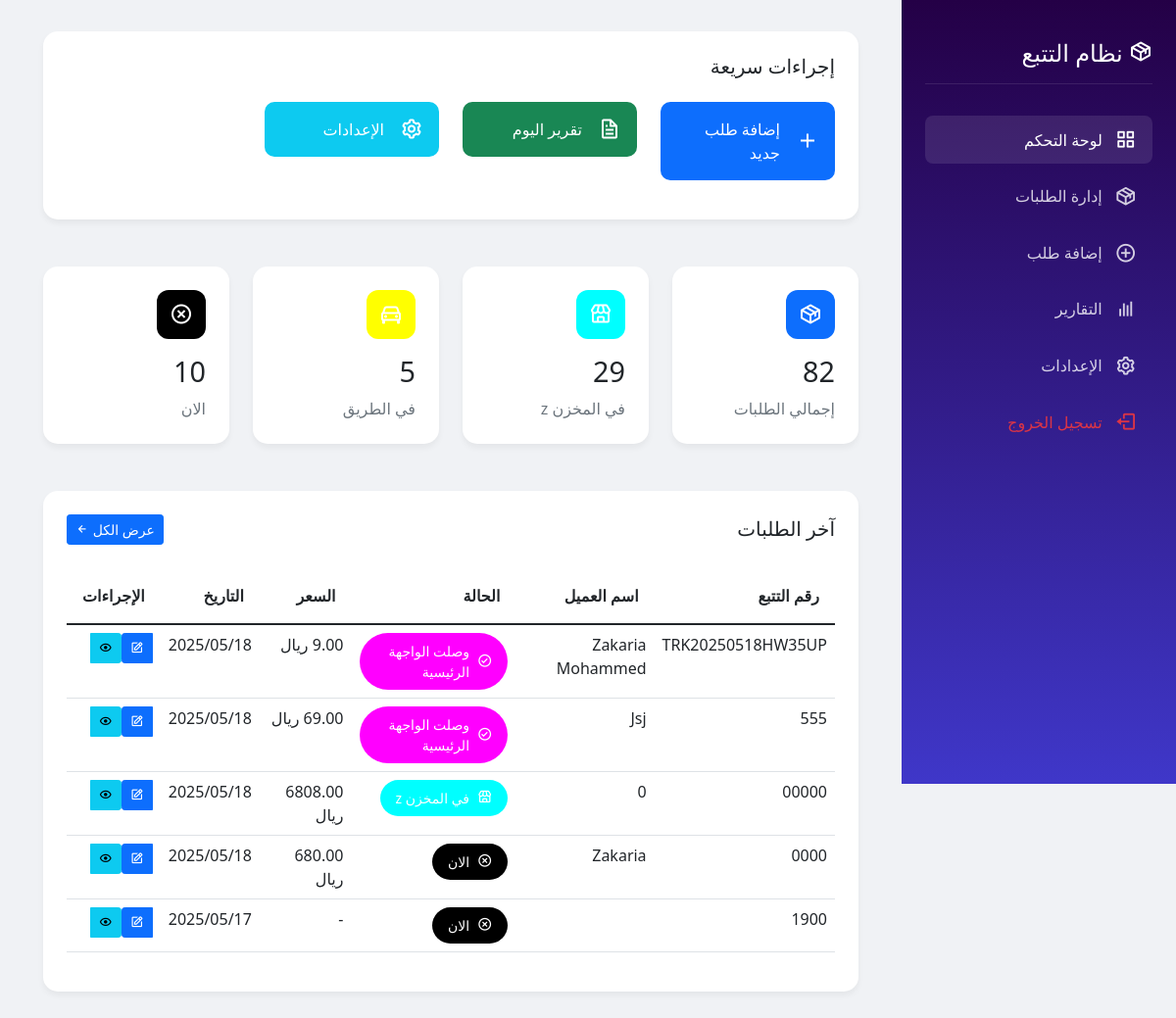
Screenshot of /admin/index.php (signed in) with the database file from the repository.
### tables this page shows
CREATE TABLE `order_statuses` (
  `id` int NOT NULL,
  `status_key` varchar(50) NOT NULL,
  `status_name` varchar(100) NOT NULL,
  `status_icon` varchar(50) DEFAULT NULL,
  `status_color` varchar(50) DEFAULT NULL,
  `is_active` tinyint(1) DEFAULT '1',
  `display_order` int DEFAULT '0'
);

CREATE TABLE `orders` (
  `id` int NOT NULL,
  `tracking_number` varchar(50) DEFAULT NULL,
  `customer_name` varchar(100) DEFAULT NULL,
  `barcode` varchar(100) DEFAULT NULL,
  `price` decimal(10,2) DEFAULT NULL,
  `show_price` tinyint(1) DEFAULT '1',
  `notes` text,
  `show_notes` tinyint(1) DEFAULT '1',
  `created_at` timestamp NULL DEFAULT CURRENT_TIMESTAMP,
  `updated_at` timestamp NULL DEFAULT CURRENT_TIMESTAMP ON UPDATE CURRENT_TIMESTAMP,
  `status` varchar(50) DEFAULT 'in_warehouse'
);

### admin/index.php (the view, shortened to what this page needs)
<?php
include '../config.php';
$stmt = $pdo->query("
    SELECT o.*, os.status_name, os.status_color, os.status_icon
    FROM orders o
    LEFT JOIN order_statuses os ON o.status = os.status_key
    ORDER BY o.created_at DESC
");
$orders = $stmt->fetchAll();
$active_statuses = $pdo->query("
    SELECT * FROM order_statuses
    WHERE is_active = 1
    ORDER BY display_order
")->fetchAll();
$status_counts = [];
foreach ($active_statuses as $status) {
    $status_counts[$status['status_key']] = 0;
}
foreach ($orders as $order) {
    if (isset($status_counts[$order['status']])) {
        $status_counts[$order['status']]++;
    }
}
?>
<!DOCTYPE html>
<html dir="rtl" lang="ar">
<head>
    <link href="https://cdn.jsdelivr.net/npm/bootstrap@5.1.3/dist/css/bootstrap.min.css" rel="stylesheet">
    <link href='https://unpkg.com/boxicons@2.1.4/css/boxicons.min.css' rel='stylesheet'>
</head>
<body>
    <div class="sidebar" id="sidebar">
        <div class="sidebar-brand">
            <h3><i class='bx bx-package'></i> نظام التتبع</h3>
        </div>
        <ul class="sidebar-menu">
            <li class="sidebar-menu-item">
                <a href="index.php" class="sidebar-menu-link active">
                    <i class='bx bx-grid-alt'></i>
                    لوحة التحكم
                </a>
            </li>
            <li class="sidebar-menu-item">
                <a href="orders.php" class="sidebar-menu-link">
                    <i class='bx bx-package'></i>
                    إدارة الطلبات
                </a>
            </li>
            <li class="sidebar-menu-item">
                <a href="add_order.php" class="sidebar-menu-link">
                    <i class='bx bx-plus-circle'></i>
                    إضافة طلب
                </a>
            </li>
            <li class="sidebar-menu-item">
                <a href="reports.php" class="sidebar-menu-link">
                    <i class='bx bx-bar-chart'></i>
                    التقارير
                </a>
            </li>
            <li class="sidebar-menu-item">
                <a href="settings.php" class="sidebar-menu-link">
                    <i class='bx bx-cog'></i>
                    الإعدادات
                </a>
            </li>
            <li class="sidebar-menu-item mt-auto">
                <a href="logout.php" class="sidebar-menu-link text-danger">
                    <i class='bx bx-log-out'></i>
                    تسجيل الخروج
                </a>
            </li>
        </ul>
    </div>
    <div class="main-content">
        <div class="container-fluid">
            <div class="row mb-4">
                <div class="col-lg-12">
                    <div class="quick-actions">
                        <h5 class="mb-4">إجراءات سريعة</h5>
                        <div class="row">
                            <div class="col-md-3">
                                <a href="add_order.php" class="action-button bg-primary">
                                    <i class='bx bx-plus'></i>
                                    إضافة طلب جديد
                                </a>
                            </div>
                            <div class="col-md-3">
                                <a href="reports.php" class="action-button bg-success">
                                    <i class='bx bx-file'></i>
                                    تقرير اليوم
                                </a>
                            </div>
                            <div class="col-md-3">
                                <a href="settings.php" class="action-button bg-info">
                                    <i class='bx bx-cog'></i>
                                    الإعدادات
                                </a>
                            </div>
                        </div>
                    </div>
                </div>
            </div>
            <div class="row">
                <div class="col-md-3">
                    <div class="stat-card">
                        <div class="icon bg-primary text-white">
                            <i class='bx bx-package'></i>
                        </div>
                        <h3><?php echo count($orders); ?></h3>
                        <p>إجمالي الطلبات</p>
                    </div>
                </div>
                <?php foreach ($active_statuses as $index => $status):
                    if ($index < 3):  ?>
                    <div class="col-md-3">
                        <div class="stat-card">
                            <div class="icon text-white" style="background-color: <?php echo $status['status_color']; ?>">
                                <i class='bx <?php echo $status['status_icon']; ?>'></i>
                            </div>
                            <h3><?php echo $status_counts[$status['status_key']] ?? 0; ?></h3>
                            <p><?php echo $status['status_name']; ?></p>
                        </div>
                    </div>
                <?php endif; endforeach; ?>
            </div>
            <div class="row mt-4">
                <div class="col-12">
                    <div class="recent-orders">
                        <div class="header">
                            <h5 class="mb-0">آخر الطلبات</h5>
                            <a href="orders.php" class="btn btn-primary btn-sm">
                                عرض الكل <i class='bx bx-left-arrow-alt'></i>
                            </a>
                        </div>
                        <div class="table-responsive">
                            <table class="table">
                                <thead>
                                    <tr>
                                        <th>رقم التتبع</th>
                                        <th>اسم العميل</th>
                                        <th>الحالة</th>
                                        <th>السعر</th>
                                        <th>التاريخ</th>
                                        <th>الإجراءات</th>
                                    </tr>
                                </thead>
                                <tbody>
                                    <?php
                                    $recentOrders = array_slice($orders, 0, 5);
                                    foreach ($recentOrders as $order):
                                    ?>
                                    <tr>
                                        <td><?php echo htmlspecialchars($order['tracking_number']); ?></td>
                                        <td><?php echo htmlspecialchars($order['customer_name']); ?></td>
                                        <td>
                                            <span class="status-badge"
                                                  style="background-color: <?php echo htmlspecialchars($order['status_color']); ?>">
                                                <i class='bx <?php echo htmlspecialchars($order['status_icon']); ?>'></i>
                                                <?php echo htmlspecialchars($order['status_name']); ?>
                                            </span>
                                        </td>
                                        <td><?php echo $order['show_price'] ? htmlspecialchars($order['price']) . ' ريال' : '-'; ?></td>
                                        <td><?php echo date('Y/m/d', strtotime($order['created_at'])); ?></td>
                                        <td>
                                            <div class="btn-group">
                                                <a href="edit_order.php?id=<?php echo $order['id']; ?>"
                                                   class="btn btn-sm btn-primary">
                                                    <i class='bx bx-edit'></i>
                                                </a>
                                                <a href="../track.php?id=<?php echo $order['id']; ?>"
                                                   class="btn btn-sm btn-info"
                                                   target="_blank">
                                                    <i class='bx bx-show'></i>
                                                </a>
                                            </div>
                                        </td>
                                    </tr>
                                    <?php endforeach; ?>
                                </tbody>
                            </table>
                        </div>
                    </div>
                </div>
            </div>
        </div>
    </div>
</body>
</html>

### admin/index.php (style rules this page uses)
:root { --primary-color: #4361ee; --secondary-color: #3f37c9; --success-color: #4cc9f0; --warning-color: #f72585; --info-color: #4895ef; --dark-color: #240046; --light-color: #f8f9fa; --sidebar-width: 280px; }
body { font-family: 'Segoe UI', Tahoma, Geneva, Verdana, sans-serif; background-color: #f0f2f5; overflow-x: hidden; }
.sidebar { width: var(--sidebar-width); height: 100vh; position: fixed; right: 0; top: 0; background: linear-gradient(180deg, var(--dark-color) 0%, var(--secondary-color) 100%); color: white; padding: 1.5rem; transition: all 0.3s ease; z-index: 1000; }
.sidebar-brand { padding: 1rem 0; margin-bottom: 2rem; border-bottom: 1px solid rgba(255,255,255,0.1); }
.sidebar-brand h3 { color: white; font-size: 1.5rem; margin: 0; }
.sidebar-menu { list-style: none; padding: 0; margin: 0; }
.sidebar-menu-item { margin-bottom: 0.5rem; }
.sidebar-menu-link { display: flex; align-items: center; padding: 0.8rem 1rem; color: rgba(255,255,255,0.8); text-decoration: none; border-radius: 8px; transition: all 0.3s ease; }
.sidebar-menu-link:hover, .sidebar-menu-link.active { background: rgba(255,255,255,0.1); color: white; }
.sidebar-menu-link i { margin-left: 0.8rem; font-size: 1.4rem; }
.main-content { margin-right: var(--sidebar-width); padding: 2rem; transition: all 0.3s ease; }
.stat-card { background: white; border-radius: 15px; padding: 1.5rem; margin-bottom: 1.5rem; box-shadow: 0 4px 6px rgba(0,0,0,0.05); transition: transform 0.3s ease; }
.stat-card .icon { width: 50px; height: 50px; border-radius: 12px; display: flex; align-items: center; justify-content: center; font-size: 24px; margin-bottom: 1rem; }
.stat-card h3 { font-size: 1.8rem; margin-bottom: 0.5rem; }
.stat-card p { color: #6c757d; margin: 0; }
.recent-orders { background: white; border-radius: 15px; padding: 1.5rem; box-shadow: 0 4px 6px rgba(0,0,0,0.05); }
.recent-orders .header { display: flex; justify-content: space-between; align-items: center; margin-bottom: 1.5rem; }
.table th { font-weight: 600; padding: 1rem; }
.status-badge { padding: 0.5rem 1rem; border-radius: 50px; font-size: 0.875rem; font-weight: 500; color: white; display: inline-flex; align-items: center; gap: 0.5rem; }
.status-badge i { font-size: 1.1em; }
.quick-actions { background: white; border-radius: 15px; padding: 1.5rem; margin-bottom: 1.5rem; box-shadow: 0 4px 6px rgba(0,0,0,0.05); }
.action-button { display: flex; align-items: center; padding: 1rem; border-radius: 10px; color: white; text-decoration: none; margin-bottom: 1rem; transition: transform 0.3s ease; }
.action-button i { font-size: 1.5rem; margin-left: 1rem; }

### rows the page displays
order_statuses: status_key "29", status_name "في المخزن z"
order_statuses: status_key "5", status_name "في الطريق"
order_statuses: status_key "10", status_name "الان"
orders: tracking_number "TRK20250518HW35UP", customer_name "Zakaria Mohammed", order_statuses.status_name "وصلت الواجهة الرئيسية", created_at "2025/05/18"
orders: tracking_number "555", customer_name "Jsj", order_statuses.status_name "وصلت الواجهة الرئيسية", created_at "2025/05/18"
orders: tracking_number "00000", customer_name "0", order_statuses.status_name "في المخزن z", price "6808.00", created_at "2025/05/18"
orders: tracking_number "0000", customer_name "Zakaria", order_statuses.status_name "الان", price "680.00", created_at "2025/05/18"
orders: tracking_number "1900", order_statuses.status_name "الان", created_at "2025/05/17"

### other values shown
count($orders) "82"
